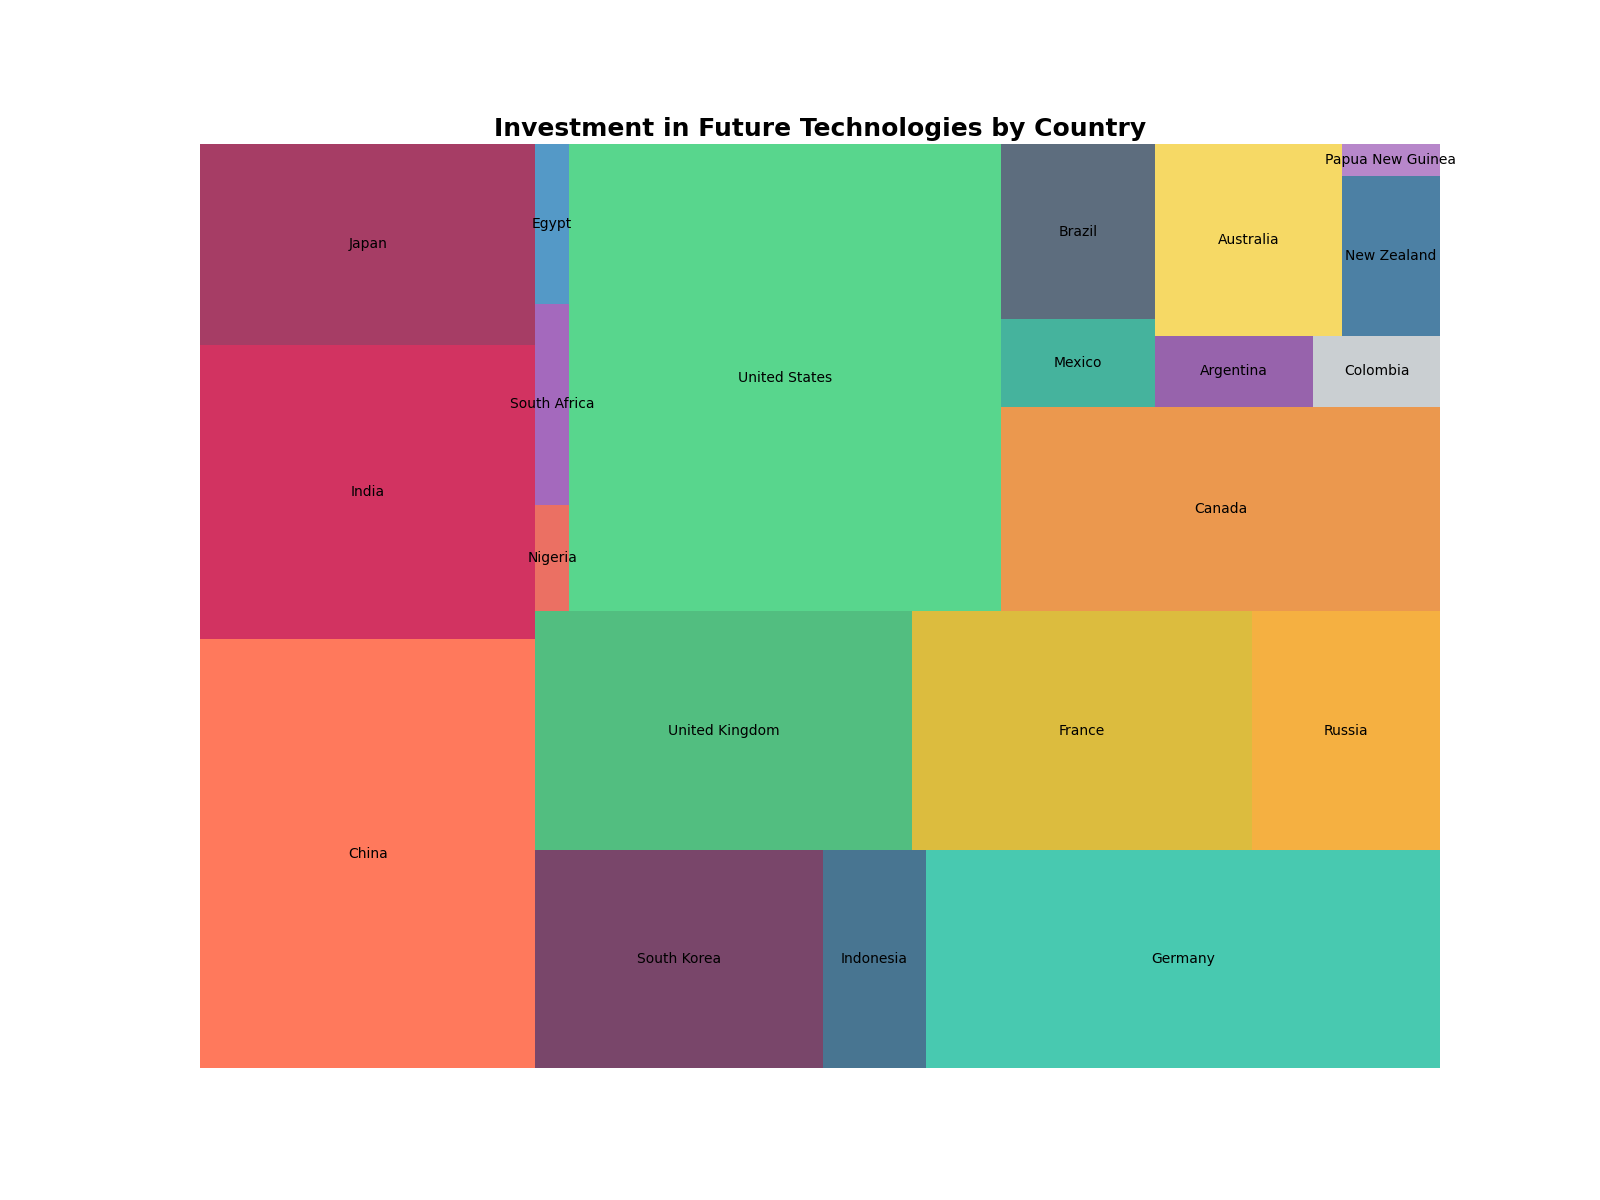

This chart was generated by the following Python code:

import matplotlib.pyplot as plt
import pandas as pd
import squarify

data = {
    'Continent': ['Asia', 'Asia', 'Asia', 'Asia', 'Asia', 
                  'Europe', 'Europe', 'Europe', 'Europe',
                  'Africa', 'Africa', 'Africa',
                  'North America', 'North America', 'North America',
                  'South America', 'South America', 'South America',
                  'Oceania', 'Oceania', 'Oceania'],
    'Country': ['China', 'India', 'Japan', 'South Korea', 'Indonesia', 
                'Germany', 'United Kingdom', 'France', 'Russia', 
                'Nigeria', 'South Africa', 'Egypt',
                'United States', 'Canada', 'Mexico', 
                'Brazil', 'Argentina', 'Colombia',
                'Australia', 'New Zealand', 'Papua New Guinea'],
    'Technology_Investment': [32000, 22000, 15000, 14000, 5000, 
                              25000, 20000, 18000, 10000, 
                              800, 1500, 1200,
                              45000, 20000, 3000, 
                              6000, 2500, 2000,
                              8000, 3500, 700]
}

df = pd.DataFrame(data)

plt.figure(figsize=(16, 12))
colors = ['#FF5733', '#C70039', '#900C3F', '#581845', '#1A5276', '#1ABC9C',
          '#27AE60', '#D4AC0D', '#F39C12', '#E74C3C', '#8E44AD', '#2980B9',
          '#2ECC71', '#E67E22', '#16A085', '#34495E', '#7D3C98', '#BDC3C7',
          '#F4D03F', '#1F618D', '#A569BD']
squarify.plot(sizes=df['Technology_Investment'], label=df['Country'], color=colors, alpha=0.8)
plt.title('Investment in Future Technologies by Country', fontsize=18, fontweight='bold')
plt.axis('off')

plt.show()
